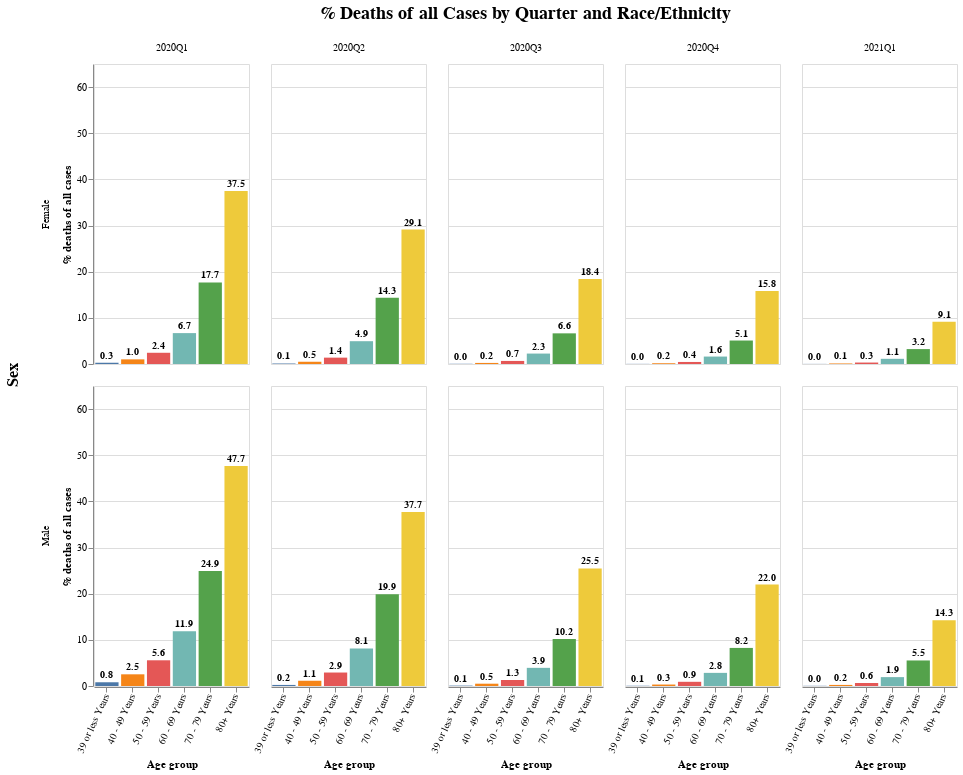

Notebook code for this chart:
### Code cell
# reformat data to combine younger age groups
data = df_surveil[df_surveil['age_group'].isin(age_ranges)]
age_less_than_30 = ['0 - 9 Years', '10 - 19 Years', '20 - 29 Years', '30 - 39 Years']
mask = data['age_group'].isin(age_less_than_30)
data['age_group'] = np.where(mask, '39 or less Years', data['age_group'])

race_types = list(data['Race_ethnicity'].unique())
input_dropdown = alt.binding_radio(options=[None] + race_types, 
                  labels=['All'] + race_types,
                  name='Race/Ethnicity :')
selection = alt.selection_single(fields=['Race_ethnicity'], bind=input_dropdown)

data = data[data['sex'].isin(['Female', 'Male'])]
base = alt.Chart(data)
base = base.transform_aggregate(
    sum_deaths='sum(Total_deaths)',
    sum_cases='sum(Total_cases)',
    groupby=['age_group', 'Quarter']
)
base = base.transform_calculate(
    Percent_deaths="100 * datum.sum_deaths / datum.sum_cases")

base = base.encode(
    x=alt.X('age_group', title='Age group', axis=alt.Axis(labelAngle=-65)),
    y=alt.Y('Percent_deaths:Q',title='% deaths of all cases', scale=alt.Scale(domain=(0, 65)))
)

bars = base.mark_bar().encode(
    color=alt.Color('age_group', legend=None),

)

text = base.mark_text(
      dy=-7, size=10, fontStyle='bold', color='black'
).encode(
    text=alt.Text('Percent_deaths:Q', format=',.1f')
)

plot1 = (bars + text).properties(
    width=155
).facet(
    column=alt.Column('Quarter', header=alt.Header(titleFontSize=18), title='% Deaths of all Cases by Quarter and Race/Ethnicity'),
    row=alt.Row('sex', header=alt.Header(titleFontSize=16), title='Sex'),
).add_selection(
    selection
).transform_filter(
    selection
)

plot1

### Figure 1 — Vega-Lite specification as saved in the notebook (floating-point values rounded to 4 significant figures; data arrays with more than 128 entries replaced by an {"elided": "..."} marker saying what was removed)
{"config": {"view": {"continuousWidth": 400, "continuousHeight": 300}}, "data": {"name": "data-a74cae959e9f7c98cda6d3398d770947"}, "facet": {"column": {"type": "nominal", "field": "Quarter", "header": {"titleFontSize": 18}, "title": "% Deaths of all Cases by Quarter and Race/Ethnicity"}, "row": {"type": "nominal", "field": "sex", "header": {"titleFontSize": 16}, "title": "Sex"}}, "spec": {"layer": [{"mark": "bar", "encoding": {"color": {"type": "nominal", "field": "age_group", "legend": null}, "x": {"type": "nominal", "axis": {"labelAngle": -65}, "field": "age_group", "title": "Age group"}, "y": {"type": "quantitative", "field": "Percent_deaths", "scale": {"domain": [0, 65]}, "title": "% deaths of all cases"}}, "selection": {"selector001": {"type": "single", "fields": ["Race_ethnicity"], "bind": {"input": "radio", "options": [null, "Hispanic", "White", "Other/Missing", "Black", "Asian"], "labels": ["All", "Hispanic", "White", "Other/Missing", "Black", "Asian"], "name": "Race/Ethnicity :"}}}, "transform": [{"aggregate": [{"op": "sum", "field": "Total_deaths", "as": "sum_deaths"}, {"op": "sum", "field": "Total_cases", "as": "sum_cases"}], "groupby": ["age_group", "Quarter"]}, {"calculate": "100 * datum.sum_deaths / datum.sum_cases", "as": "Percent_deaths"}]}, {"mark": {"type": "text", "color": "black", "dy": -7, "fontStyle": "bold", "size": 10}, "encoding": {"text": {"type": "quantitative", "field": "Percent_deaths", "format": ",.1f"}, "x": {"type": "nominal", "axis": {"labelAngle": -65}, "field": "age_group", "title": "Age group"}, "y": {"type": "quantitative", "field": "Percent_deaths", "scale": {"domain": [0, 65]}, "title": "% deaths of all cases"}}, "transform": [{"aggregate": [{"op": "sum", "field": "Total_deaths", "as": "sum_deaths"}, {"op": "sum", "field": "Total_cases", "as": "sum_cases"}], "groupby": ["age_group", "Quarter"]}, {"calculate": "100 * datum.sum_deaths / datum.sum_cases", "as": "Percent_deaths"}]}], "width": 155}, "transform": [{"filter": {"selection": "selector001"}}], "$schema": "https://vega.github.io/schema/vega-lite/v4.8.1.json", "datasets": {"data-a74cae959e9f7c98cda6d3398d770947": {"elided": "2477 records"}}}
